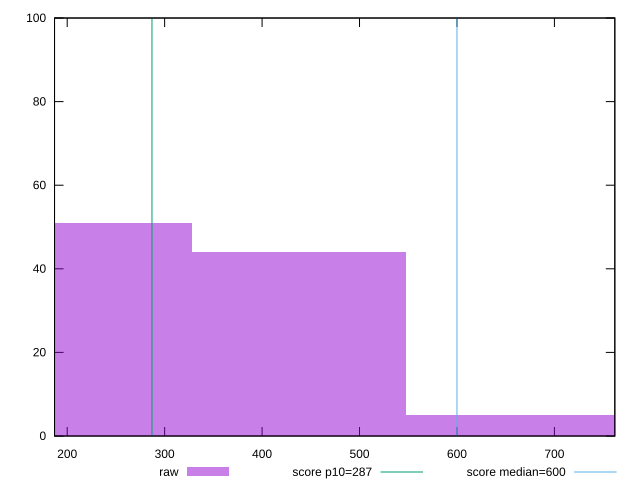

Reproduce this figure in gnuplot.
reset

$raw <<EOF
656.8831859290309 5
437.9221239526873 44
218.96106197634364 51
EOF

set key outside below
set boxwidth 218.96106197634364
set xrange [187:762.0000000000018]
set yrange [0:100]
set trange [0:100]
set style fill transparent solid 0.5 noborder

set parametric
set terminal svg size 640, 490 enhanced background rgb 'white'
set output "report_00017_2021-02-10T15-08-03.406Z/total-blocking-time/samples/pages/raw/histogram.svg"

plot $raw title "raw" with boxes, \
     287,t title "score p10=287", \
     600,t title "score median=600"

reset
